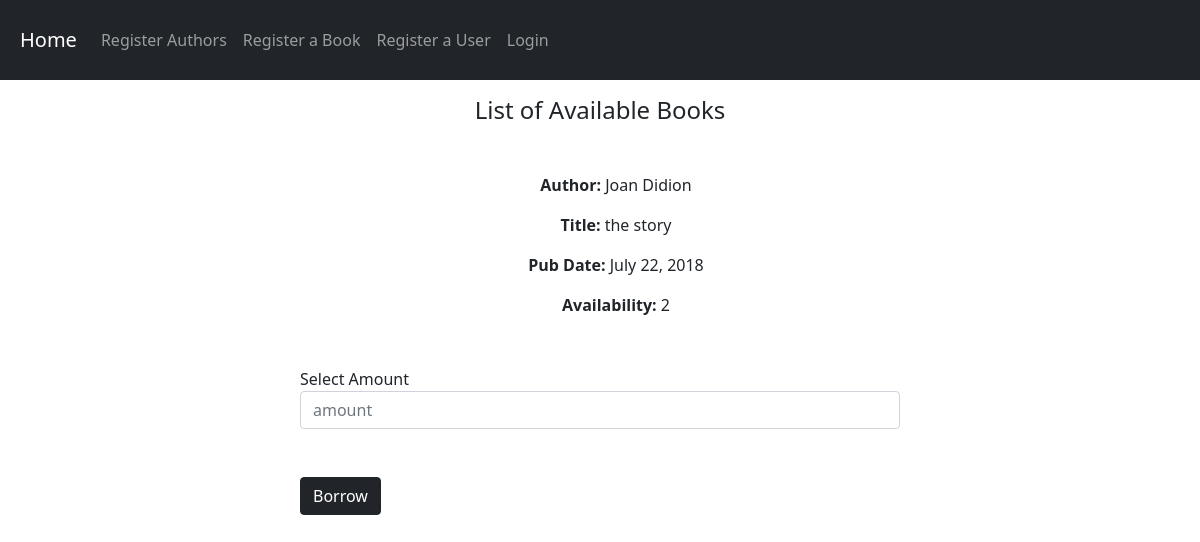
Screenshot of /details/14 with the database file from the repository.
### book_app/models.py (models this page shows, shortened)
class Book(models.Model):
    title = models.CharField(max_length=200)
    pub_date = models.DateField()
    quantity = models.PositiveIntegerField(default=1)
    author = models.ForeignKey(Author, on_delete=models.PROTECT, blank=True)

class Author(models.Model):
    writer = (
        ('Ernest Hemingway','Ernest Hemingway'),
        ('Joan Didion','Joan Didion'),
        ('Ray Bradbury','Ray Bradbury'),
        ('Ayn Rand','Ayn Rand'),
        ('Gillian Flynn','Gillian Flynn'),
        ("Jane Austen","Jane Austen")
    )
    available_authors = models.CharField(max_length = 200, choices = writer, blank = True, unique=True)
    def __str__(self):
        return self.available_authors

### book_app/views.py (the view)
# urls.py: path('details/<int:id>', views.book_details, name = 'details'),
def book_details(request, id):
    book = Book.objects.get(id = id)
    context = {
        "book": book
    }
    return render(request, 'pages/details.html', context)

### templates/pages/details.html (shortened to what this page needs)
{% extends 'base.html' %}
{% block content %}
<h4 class = 'mt-3 text-center mt-3 mb-5'> List of Available Books</h4>
<ul class = 'text-center mt-2'>
  <p><b>Author:</b> {{ book.author }}</p>
  <p><b>Title: </b>{{ book.title }}</p>
  <p><b>Pub Date:</b> {{book.pub_date}}</p>
  <p><b>Availability:</b> {{book.quantity}}</p>
</ul>
<form id='author-form' class='mt-3' action="{%url 'borrow' book.id%}" method="POST">
    <label for="book_title">Select Amount</label>
    <input type="text" class="form-control" id="amount" name="amount" placeholder="amount" /><br /><br />
    <button type="submit" class="btn btn-dark">Borrow</button>
  </form>
{% endblock %}

### static/css/site.css (style rules this page uses)
#author-form { width: 50% !important; margin: 50px auto !important; }

### rows the page displays
Book: author "Joan Didion", title "the story", pub_date "July 22, 2018", quantity "2"
